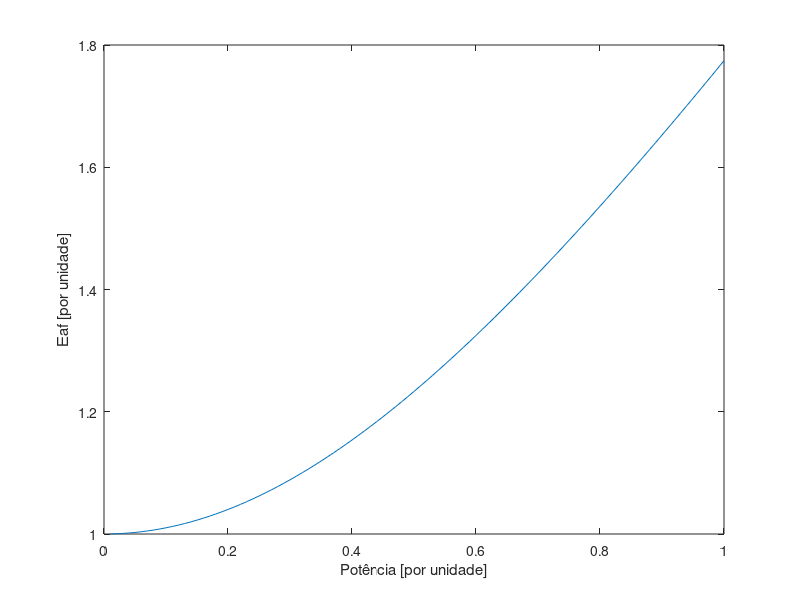

MATLAB code for this plot: (Note: this script raises an error after producing the figure.)
clc
clear

%Parâmetros do sistema

Xd = 1.38;
Xq = 0.92;
Veq = 1.0;
Xeq = 0.12;

n = 1:101;
P = (n-1)/100;

% Como o gerador é conectado a um sistema externo, serão aplicadas  
% equações características de ângulo de carga das máquinas de pólos 
% salientes. Deste modo:

%         Eaf * Va * sen(deltat)     Va^2 * (Xd - Xq) * sen (2 * deltat)
%   P = - ----------------------  - ------------------------------------
%                  Xd                           2 * Xd * Xq

% Assim como descrito no livro de Máquinas Elétricas de Stephen D. Umans,
% os geradores síncronos são em geral conectados a um sistema externo que 
% pode ser representado por um barramento infinito de tensão Veq em série 
% com uma impedância equivalente de reatância Xeq, como no enunciado da 
% questão.
% Então, pode ser aplicada diretamente a essa configuração apenas 
% substituindo Xd por Xd + Xeq, Xq por Xq + Xeq e Va por Veq.

Xd = Xd + Xeq;
Xq = Xq + Xeq;
Va = Veq;

% Observe que a referência de fasor está em Va, como habitual para esse
% esse tipo de análise.

% Para continuar a resolução, faz-se necessário o cálculo de deltat.
% Como seu valor está em função da potência do gerador, então será criado,
% como foi para potência, uma lista de valores de deltat de modo a
% corresponder com a lista de valores de Potência. 
% Para tanto, sabendo que o P = Re[Va x Ia*] (utilizei "x" como produto
% para * significar complexo conjugado), logo |Ia| = P/Va. Assim:

Ia = P / Va;

% Visto que deltat = - arctg(Ia*Xq/Va),
deltat = - atand(Ia * Xq / Va);

% Logo, colocando Eaf em evidência na primeira equação:
Eaf = -(P + (Va^2 * (Xd - Xq) * sind(2 * deltat)) / (2 * Xd * Xq))* Xd ;
Eaf = Eaf ./ (Va * sind(deltat));

% Plot dos resultados
plot(P,Eaf)
xlabel('Potência [por unidade]')
ylabel('Eaf [por unidade]')

% Tabela com os valores
P = P(1:5:101);
Eaf = Eaf(1:5:101);
table = table(P', Eaf', 'VariableNames', {'Potência' 'Tensão de Excitação'})